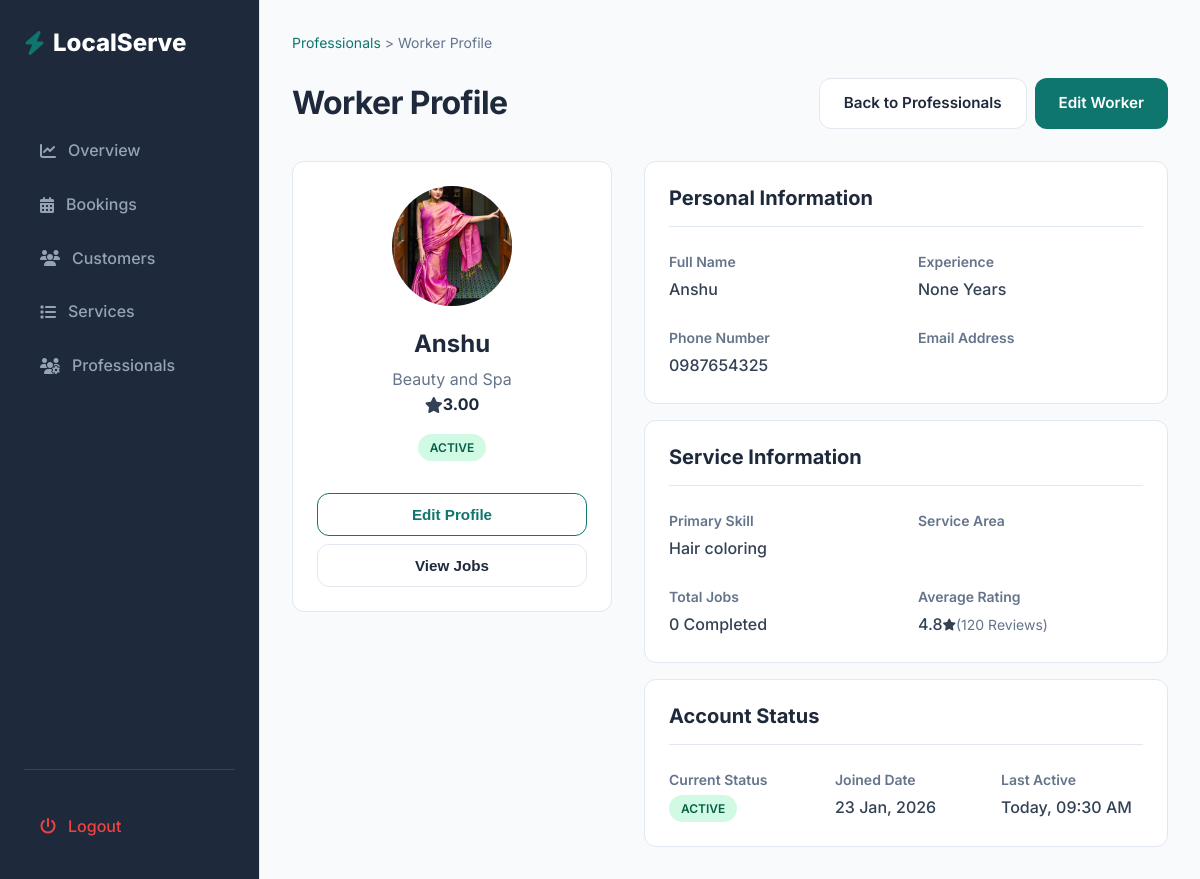
The app's page /services/admin/worker_profile/7/ (signed in), older data.
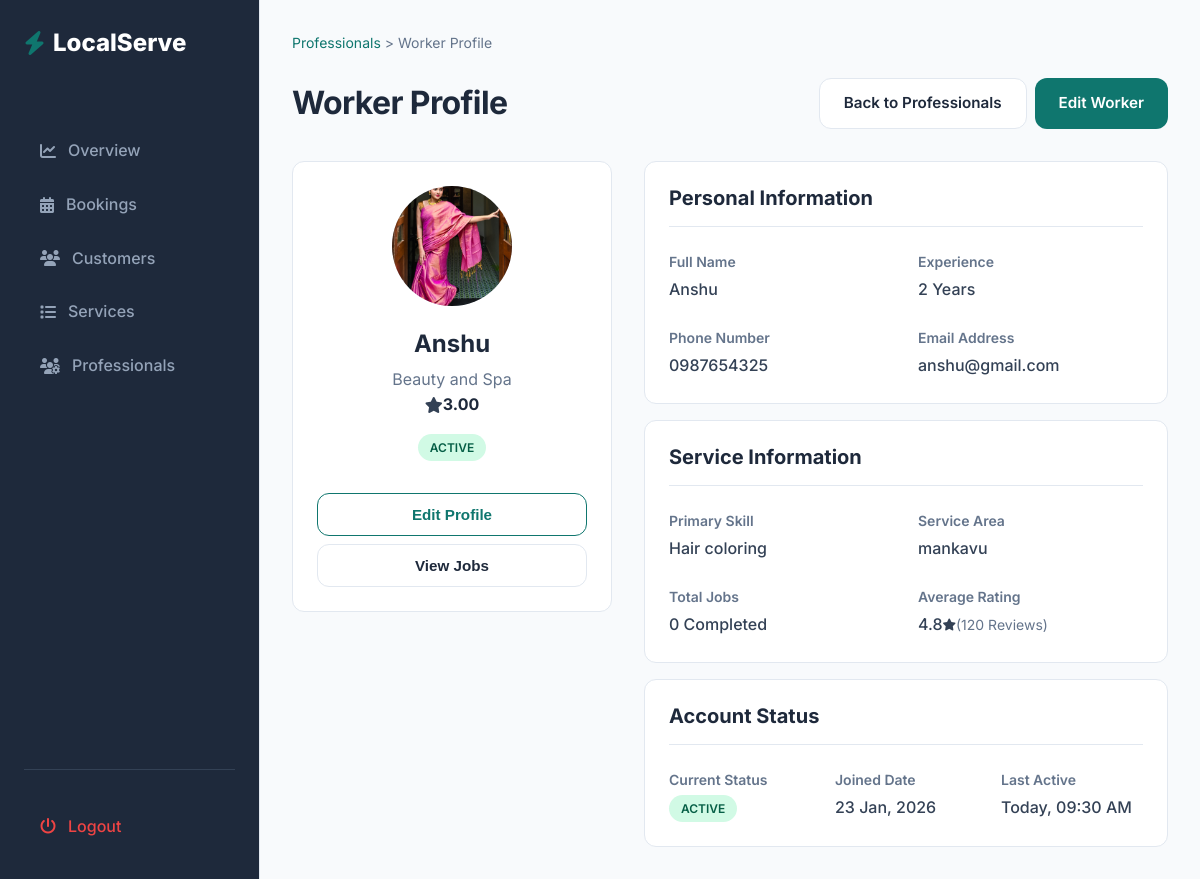
The same page, newer data.
### services/models.py (models this page shows, shortened)
class Worker(models.Model):
    full_name = models.CharField(max_length=150)
    services = models.ManyToManyField(Service, related_name="workers")
    phone = models.CharField(max_length=20,unique=True)
    photo = models.ImageField(upload_to="workers/",blank=True,null=True)
    rating = models.DecimalField(max_digits=3,decimal_places=2,default=0.0)
    email = models.EmailField(blank=True)
    experiance_years = models.IntegerField(null=True, blank=True)
    location = models.CharField(max_length=100, blank=True)
    is_active = models.BooleanField(default=True)
    created_at = models.DateTimeField(auto_now_add=True)

class Service(models.Model):
    category = models.ForeignKey(ServiceCategory, on_delete=models.CASCADE, related_name = "services")
    title = models.CharField(max_length=150)
    description = models.TextField()
    price = models.DecimalField(max_digits=8,decimal_places=2)
    duration_minutes = models.IntegerField()
    image = models.ImageField(upload_to="services/",blank=True, null=True)
    is_active = models.BooleanField(default=True)
    created_at = models.DateTimeField(auto_now_add=True)
    is_best_seller = models.BooleanField(default=False)
    includes = models.TextField(blank=True,default="",
        help_text="Enter one item per line (e.g. Deep dusting, Floor cleaning, etc.)"
    )

class ServiceCategory(models.Model):
    name = models.CharField(max_length = 100,unique=True)
    icon = models.CharField(max_length = 100,blank=True)
    is_active = models.BooleanField(default = True)

### services/views.py (the view)
# urls.py: path('admin/worker_profile/<int:pk>/', views.worker_profile, name = "worker_profile"),
@login_required
def worker_profile(request,pk):
    worker = get_object_or_404(Worker,pk=pk)
    completed_jobs = worker.bookings.filter(booking_status = "COMPLETED").count()
    total_jobs = worker.bookings.count()
    context = {
        "worker": worker,
        "completed_jobs": completed_jobs,
        "total_jobs": total_jobs,
    }
    return render(request, 'admin/workers/worker_profile.html', context)

### templates/admin/workers/worker_profile.html (shortened to what the changed rows need)
{% extends "base_admin.html" %}
        {% block content %}
            <div class="flex justify-between items-center" style="margin-bottom: 2rem;">
                <h2>Worker Profile</h2>
            </div>
            <div style="display: grid; grid-template-columns: 320px 1fr; gap: 2rem; align-items: start;">
                <div class="card text-center">
                    <div
                        style="width: 120px; height: 120px; background: #CBD5E1; border-radius: 50%; margin: 0 auto 1.5rem; overflow: hidden; display: flex; align-items: center; justify-content: center;">
                        {% if worker.photo %}
                        <img src="{{ worker.photo.url }}" alt="Avatar" style="width: 100%; height: 100%; object-fit: cover;">
                        {% else %}
                        <i class="fa-solid fa-user fa-3x text-light"></i>
                        {% endif %}
                    </div>
                    <h3 style="margin-bottom: 0.5rem;">{{ worker.full_name }}</h3>
                    <p class="text-light mb-2">
                        {% if worker.services.exists %}
                            {{ worker.services.first.category.name }}
                        {% else %}
                            No category
                        {% endif %}
                    </p>
                    <div class="flex justify-center items-center gap-xs text-warning mb-2" style="margin-bottom: 1rem;">
                        <i class="fa-solid fa-star"></i> <span class="font-bold"
                            style="color: var(--color-text-dark);">{{ worker.rating }}</span>
                    </div>
                    <div style="margin-bottom: 2rem;">
                       {% if worker.is_active %}
                        <span class="badge badge-success">Active</span>
                        {% else %}
                        <span class="badge badge-danger">Inactive</span>
                        {% endif %}
                    </div>
                    <div class="flex flex-col gap-sm">
                        <button class="btn btn-outline btn-block">Edit Profile</button>
                        <button class="btn btn-secondary btn-block">View Jobs</button>
                    </div>
                </div>
                <div class="flex flex-col gap-md">
                    <div class="card">
                        <div class="grid grid-cols-2 gap-lg">
                            <div>
                                <p class="text-sm text-light uppercase"
                                    style="font-weight: 600; margin-bottom: 0.25rem;">Full Name</p>
                                <p class="font-medium">{{ worker.full_name }}</p>
                            </div>
                            <div>
                                <p class="text-sm text-light uppercase"
                                    style="font-weight: 600; margin-bottom: 0.25rem;">Experience</p>
                                <p class="font-medium">{{ worker.experiance_years }} Years</p>
                            </div>
                            <div>
                                <p class="text-sm text-light uppercase"
                                    style="font-weight: 600; margin-bottom: 0.25rem;">Phone Number</p>
                                <p class="font-medium">{{ worker.phone }}</p>
                            </div>
                            <div>
                                <p class="text-sm text-light uppercase"
                                    style="font-weight: 600; margin-bottom: 0.25rem;">Email Address</p>
                                <p class="font-medium">{{ worker.email }}</p>
                            </div>
                        </div>
                    </div>
                    <div class="card">
                        <div class="grid grid-cols-2 gap-lg">
                            <div>
                                <p class="text-sm text-light uppercase"
                                    style="font-weight: 600; margin-bottom: 0.25rem;">Service Area</p>
                                <p class="font-medium">{{ worker.location }}</p>
                            </div>
                        </div>
                    </div>
                    <div class="card">
                        <div class="grid grid-cols-3 gap-lg">
                            <div>
                                <p class="text-sm text-light uppercase"
                                    style="font-weight: 600; margin-bottom: 0.25rem;">Joined Date</p>
                                <p class="font-medium">{{ worker.created_at|date:"d M, Y" }}</p>
                            </div>
                        </div>
                    </div>
                </div>
            </div>
        {% endblock %}

Row changes from the older to the newer data that the page shows:
changed Worker "Anshu": experiance_years "None" → "2"; email (not shown) → "anshu@gmail.com"; location (not shown) → "mankavu"
